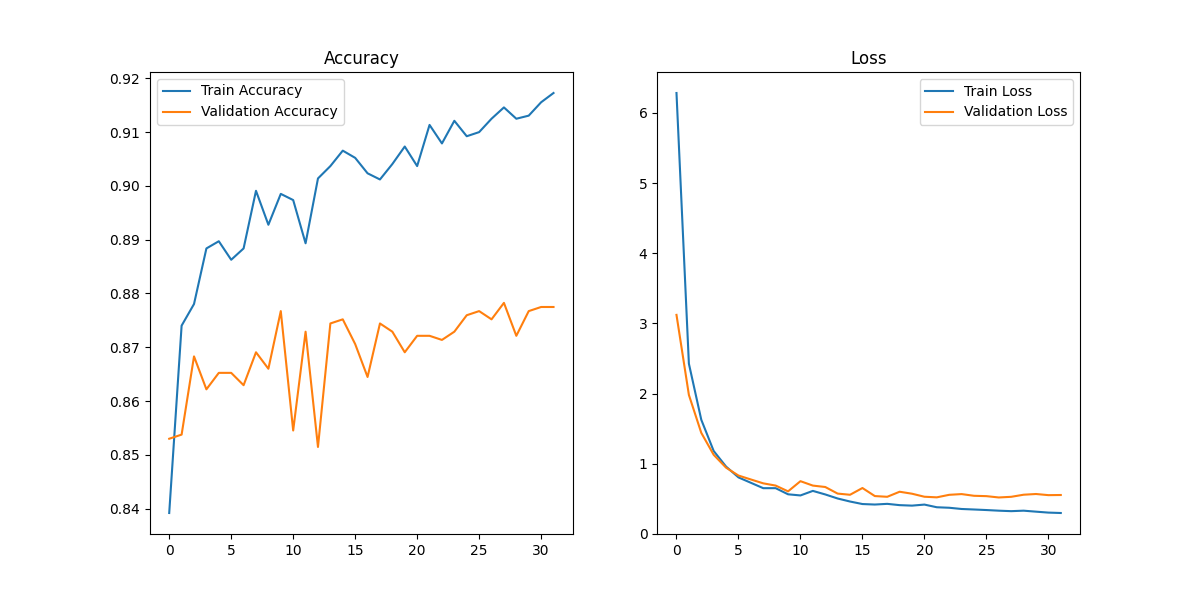

Source code (Python):
import os
import numpy as np
import pickle
import pandas as pd
from tensorflow.keras.models import Sequential
from tensorflow.keras.layers import Dense, Dropout, Input
from tensorflow.keras.optimizers import Adam
from tensorflow.keras.callbacks import EarlyStopping, ReduceLROnPlateau
from sklearn.model_selection import train_test_split
from sklearn.metrics import classification_report, confusion_matrix
from tensorflow.keras.utils import to_categorical
import matplotlib.pyplot as plt

# Paths
base_dir = r"D:\MSc. Project DeepFake Detection Datasets\Celeb-DF-v1"
Updated_processed_data_dir = os.path.join(base_dir, "Updated_processed_data")

# Load pre-extracted features and labels
X_data = []
y_data = []

df = pd.read_csv(os.path.join(base_dir, "Video_Label_and_Dataset_List.csv"))
for idx, row in df.iterrows():
    feature_file = os.path.join(Updated_processed_data_dir, f'features_{idx}.npy')
    if os.path.exists(feature_file):
        features = np.load(feature_file)
        X_data.append(features)
        y_data.append(row['Label'])

X_data = np.array(X_data)
y_data = np.array([1 if label == 'fake' else 0 for label in y_data])

# Train-test split
X_train, X_test, y_train, y_test = train_test_split(X_data, y_data, test_size=0.2, random_state=42)
y_train = to_categorical(y_train, 2)
y_test = to_categorical(y_test, 2)


# Model
model = Sequential([
    Input(shape=(X_train.shape[1],)),
    Dense(512, activation='relu', kernel_regularizer='l2'),
    Dropout(0.3),
    Dense(2, activation='softmax')
])
model.compile(optimizer=Adam(learning_rate=0.0005), loss='categorical_crossentropy', metrics=['accuracy'])

callbacks = [
    EarlyStopping(monitor='val_loss', patience=5, restore_best_weights=True),
    ReduceLROnPlateau(monitor='val_loss', factor=0.5, patience=3)
]

# Train
history = model.fit(X_train, y_train, epochs=50, batch_size=32, validation_data=(X_test, y_test), callbacks=callbacks)
# #########################################
# Save the model after training
model_save_path = os.path.join(base_dir, 'Model_1 Neural_Network_Model using Keras_Sequential.h5')
model.save(model_save_path)
print(f"Model saved at: {model_save_path}")

# #########################################
# Evaluate
metrics = model.evaluate(X_test, y_test)
print(f"Test Accuracy: {metrics[1] * 100:.2f}%")

# Metrics
predictions = np.argmax(model.predict(X_test), axis=1)
true_labels = np.argmax(y_test, axis=1)
print("Classification Report:")
print(classification_report(true_labels, predictions, target_names=['Real', 'Fake']))

cm = confusion_matrix(true_labels, predictions)
print("Confusion Matrix:")
print(cm)

# Plot
plt.figure(figsize=(12, 6))
plt.subplot(1, 2, 1)
plt.plot(history.history['accuracy'], label='Train Accuracy')
plt.plot(history.history['val_accuracy'], label='Validation Accuracy')
plt.title('Accuracy')
plt.legend()

plt.subplot(1, 2, 2)
plt.plot(history.history['loss'], label='Train Loss')
plt.plot(history.history['val_loss'], label='Validation Loss')
plt.title('Loss')
plt.legend()

plt.show()